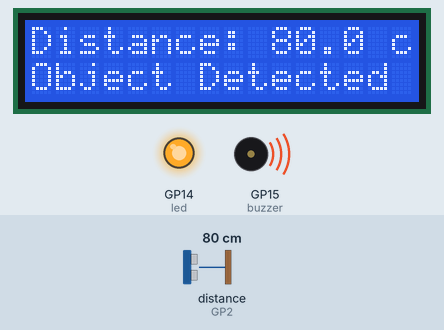
This program was run on a simulated Raspberry Pi Pico running MicroPython. Shown: 16×2 character LCD, output pins drawn as LEDs (lit = HIGH), buzzer (waves = sounding, pin HIGH). Inputs (shaded band) come from the test bench; at power-on: distance to the obstacle (sensor on GP2) 80 cm. The echo pulse lasts 58.3 µs per cm; library files of the repository ran but are not shown: hcsr04.py, i2c_lcd.py; pins used as bus, display or sensor lines are not drawn; what the program prints to the serial console is not drawn.

Above: at 3.2 s.
3.3 s: distance to the obstacle (sensor on GP2) set to 120 cm
At 4.1 s:
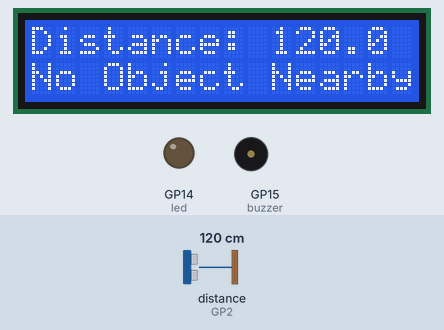
5.7 s: distance to the obstacle (sensor on GP2) set to 2 cm
At 7.0 s:
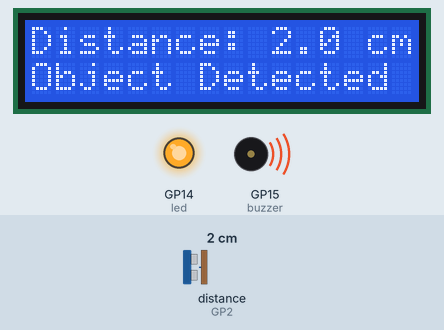
10.8 s: distance to the obstacle (sensor on GP2) set to 250 cm
At 12.4 s:
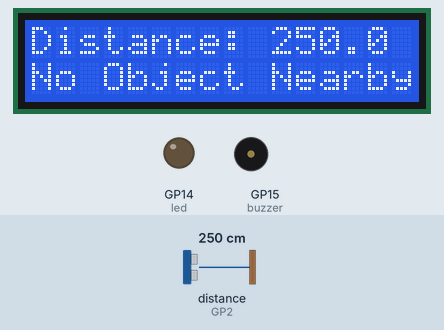
Timing chart, 0 to 13.9 s (numbered marks = the images above; inputs shaded):
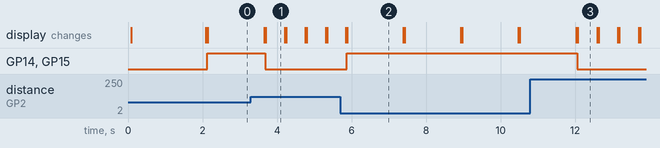

The program:

Main.py
```python
#main.py for obstacle detection with ultrasonic sensor

from hcsr04 import HCSR04
from machine import Pin, I2C
from time import sleep
from i2c_lcd import I2cLcd

# Init I2C and LCD
i2c = I2C(0, sda=Pin(0), scl=Pin(1), freq=400000)
lcd_addr = i2c.scan()[0]
lcd = I2cLcd(i2c, lcd_addr, 2, 16)

# Init ultrasonic sensor, LED, buzzer
sensor = HCSR04(trigger_pin=3, echo_pin=2)
led = Pin(14, Pin.OUT)
buzzer = Pin(15, Pin.OUT)

lcd.clear()
lcd.putstr("Ultrasonic Sensor\nInitializing...")
sleep(2)
lcd.clear()

while True:
    distance = sensor.distance_cm()
    lcd.clear()

    if distance:
        lcd.putstr("Distance: {:.1f} cm".format(distance))
        print("Distance:", distance, "cm")

        if distance <= 100:
            led.on()
            print("led on")
            buzzer.on()
            print("buzzer ring")
            lcd.move_to(0, 1)
            lcd.putstr("Object Detected")
            sleep(1)
        else:
            led.off()
            buzzer.off()
            lcd.move_to(0, 1)
            lcd.putstr("No Object Nearby")
    else:
        lcd.putstr("Sensor Error")
        led.off()
        buzzer.off()

    sleep(0.5)
```

Measured:
- after the input at 3.3 s, GP14 (led), GP15 (buzzer): HIGH → LOW after 0.38 s; the display: first differs from a run without the input after 0.40 s (image 1)
- after the input at 5.7 s, GP14 (led), GP15 (buzzer): LOW → HIGH after 0.17 s; the display: first differs from a run without the input after 0.19 s (image 2)
- after the input at 10.8 s, GP14 (led), GP15 (buzzer): HIGH → LOW after 1.3 s; the display: first differs from a run without the input after 1.3 s (image 3)
- what the display in image 1 shows lasts 0.5 s, from 3.7 s to 4.2 s
- what the display in image 2 shows lasts 1.5 s, from 5.9 s to 7.4 s
